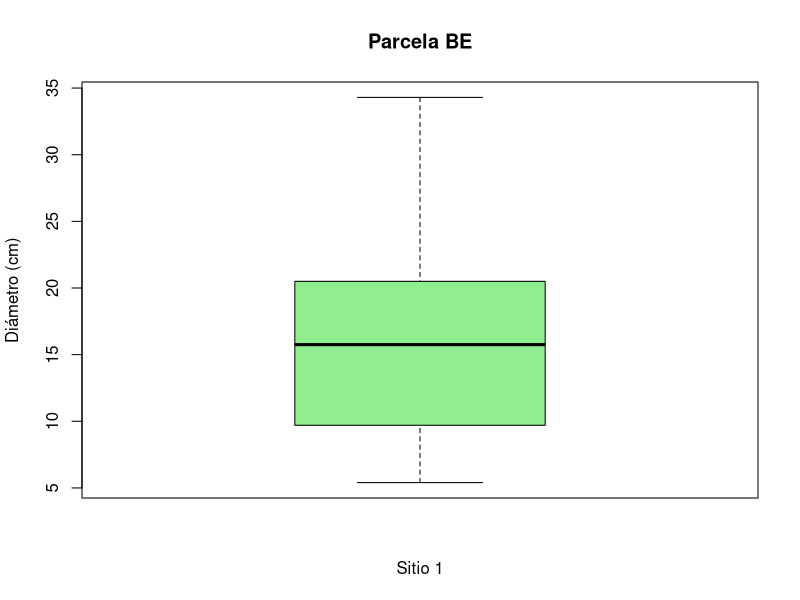
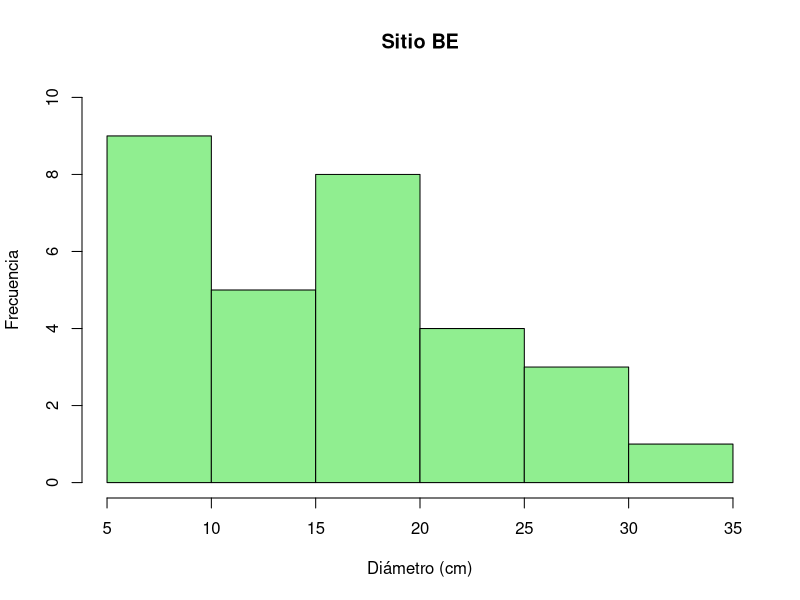
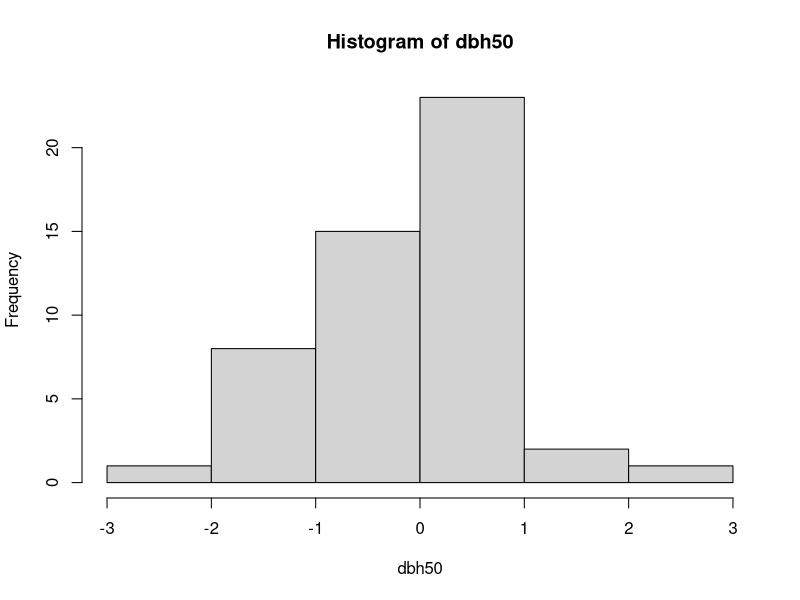
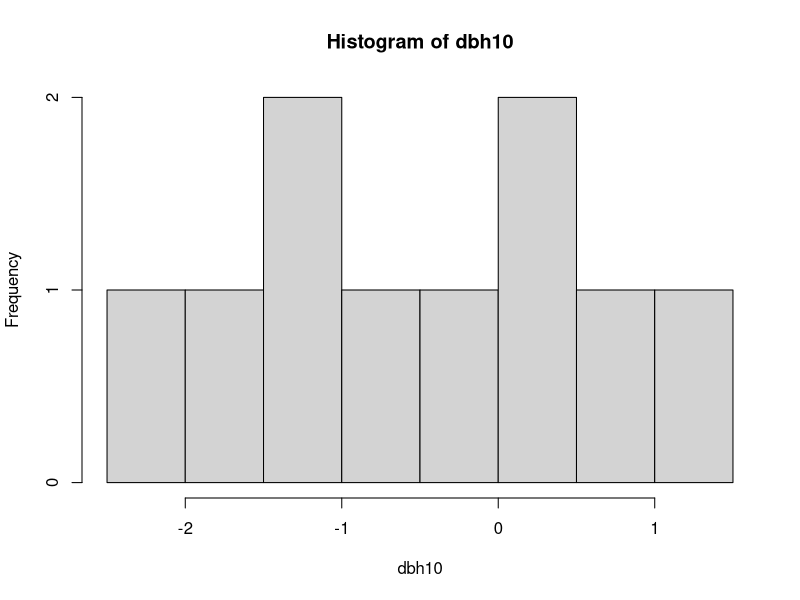
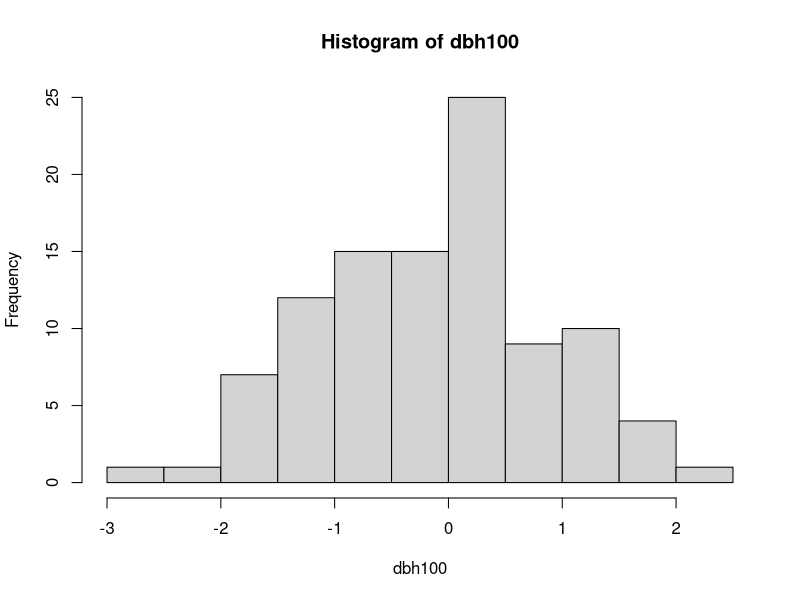
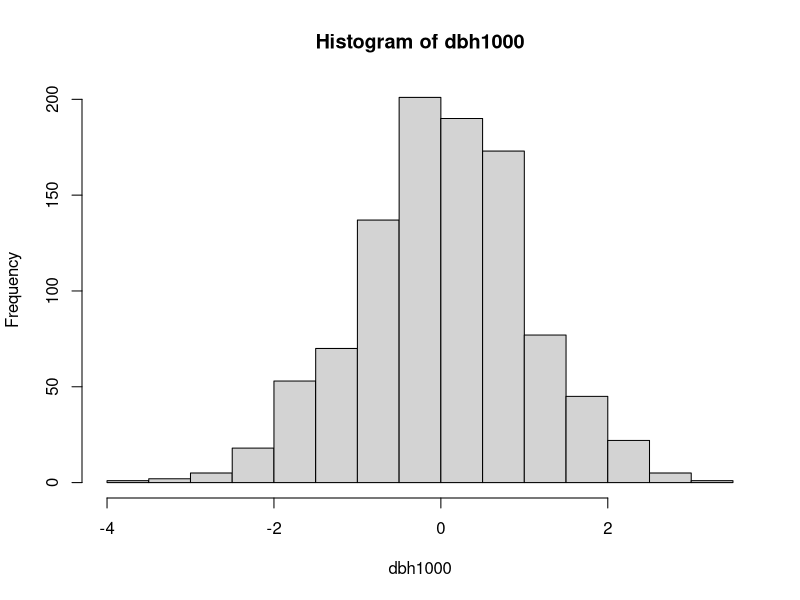

Reproduce these figures in R, in order.
# Jorge Alexis Luna Robles
# 16/08/2022
# Clase 2



# ingresar datos ----------------------------------------------------------


dbh <- c(16.5, 25.3, 22.1, 17.2, 16.1, 8.1, 34.3, 5.4, 5.7,
         11.2, 24.1, 14.5, 7.7, 15.6, 15.9, 10, 17.5, 20.5,
         7.8, 27.3, 9.7, 6.5, 23.4, 8.2, 28.5, 10.4, 11.5,
         14.3, 17.2, 16.8)

length(dbh)
# Medidas de tendencia central

media <- sum(dbh)/length(dbh)
mean(dbh)
median(dbh)

# Media geométrica

exp(mean(log(dbh)))

# Medidas de dispersión

sd(dbh)
var(dbh)

# El resultado del coeficiente de variación es en porcentaje
coef.var <- sd(dbh)/mean(dbh) *100
coef.var

# El primer numero es el minimo, el ultimo es el maximo, y los intermedios son los cuantiles

fivenum(dbh)


quantile(dbh, 0.15)
quantile(dbh,0.30)

# Gráfica -----------------------------------------------------------------

#Gráfica de caja
boxplot(dbh, col = "lightgreen", ylab ="Diámetro (cm)",
        xlab = "Sitio 1", main = "Parcela BE" )

# Histograma
hist(dbh, col = "lightgreen", ylab = "Frecuencia",
     xlab = "Diámetro (cm)",
     main = "Sitio BE", ylim = c(0, 10) )
stem (dbh, scale = 2)


# Modificar un dato en específico
dbh[1] <- 16.5
dbh

# Muestra aleatoria
dbh50 <- sample(dbh, 10, replace = TRUE)

set.seed(50)
dbh50 <- rnorm(50)
hist(dbh50)
dbh10 <- rnorm(10)
hist(dbh10)
dbh100 <- rnorm(100)
hist(dbh100)
dbh1000 <- rnorm(1000)
hist(dbh1000)

